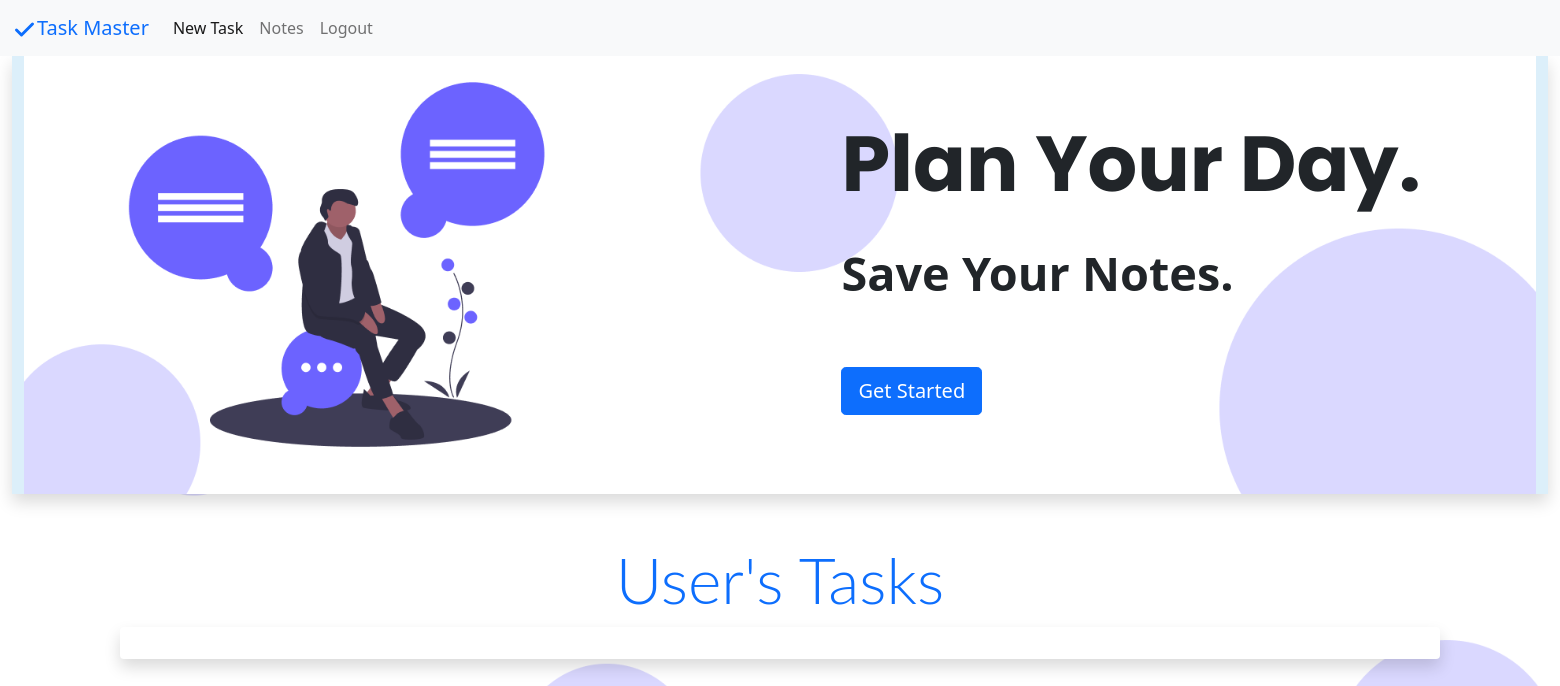
Before: / (signed in) with the older database file.
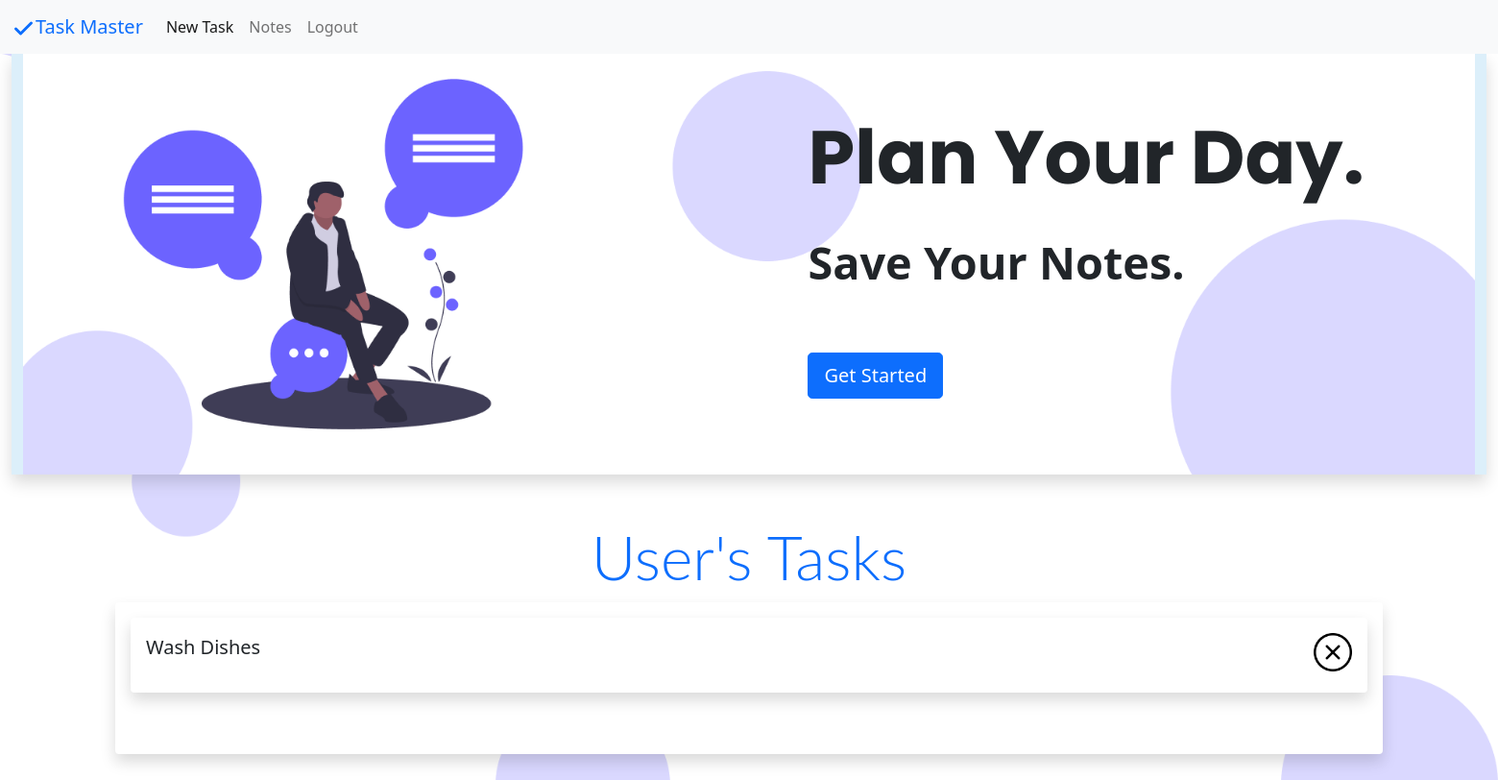
After: the same page with the newer database file.
### app.py (models this page shows, shortened)
class Tasks(db.Model):
    user_id = db.Column(db.Integer, primary_key=True)
    task = db.Column(db.String)

### app.py (the view)
@app.route('/', methods=['GET', 'POST'])
@login_required
def index():
    user = session['user']
    check_user = Users.query.filter_by(name = session['user']).first()
    task_list = Tasks.query.with_entities(Tasks.task).filter_by(user_id = check_user.id)
    return render_template("index.html", task_list = task_list, user = user)

### app.py (called while the page is built)
def login_required(f):
    @wraps(f)
    def decorated_function(*args, **kwargs):
        if session.get('user') is None:
            return redirect(url_for('login', next=request.url))
        return f(*args, **kwargs)
    return decorated_function

### templates/index.html (shortened to what this page needs)
{% extends "layout.html"%}
{% block main%}
<div class="container-fluid shadow mb-5 header-div hero">
    <img src="static/Header_div_bg.png" class="img-size img-fluid" alt="Thumbnail">
    <div class="hero-content">
        <p class="Poppins-font">Plan Your Day.</p>
        <p class="hero-subtitle" >Save Your Notes.</p>
        <form action="/task" method="get">
            <button name="get_started" type="submit" class="btn btn-primary btn-lg">Get Started</button>
        </form>
    </div>
</div>
<h1 class="display-3 Lato-font text-primary text-center">{{user.title()}}'s Tasks</h1>
<div class="container shadow bg-body rounded p-3 mb-5">
{% for task in task_list %}
    <div class="container shadow p-3 mb-5 bg-body rounded">
        <div class="row justify-content-center">
            <div class="col">
                <p class="lead"> <strong> {{task.task.title()}} </strong> </p>
            </div>
            <div class="col align-right completed">
                    <a href="/delete_task/{{task.task}}"> <img src="static/remove.png"> </a>
            </div>
        </div>
    </div>
{% endfor %}
</div>
{% endblock %}

Changed rows visible on the page:
added Tasks: task "Wash Dishes"
